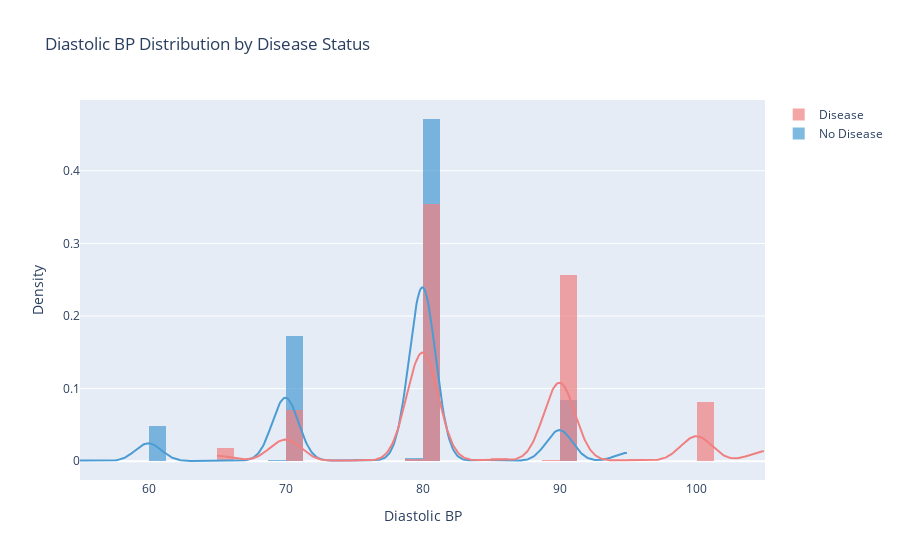

Source (notebook cell):
### Code cell
d0 = df.loc[df['cardio']==0, 'ap_lo'].dropna()
d1 = df.loc[df['cardio']==1, 'ap_lo'].dropna()

fig = ff.create_distplot([d0, d1], group_labels=["No Disease","Disease"],colors=["#4B9CD3","#F08080"],bin_size=(df['ap_lo'].max()-df['ap_lo'].min())/40,show_hist=True, show_rug=False)
fig.update_layout(title="Diastolic BP Distribution by Disease Status")
fig.update_xaxes(title="Diastolic BP")
fig.update_yaxes(title="Density")
fig.show()

### Figure 1 — Plotly figure (JSON) as saved in the notebook; plotly's stock layout.template omitted (floating-point values rounded to 4 significant figures; data arrays with more than 128 entries replaced by an {"elided": "..."} marker saying what was removed)
{"data": [{"autobinx": false, "histnorm": "probability density", "legendgroup": "No Disease", "marker": {"color": "#4B9CD3"}, "name": "No Disease", "opacity": 0.7, "type": "histogram", "x": {"elided": "34948 int values"}, "xaxis": "x", "xbins": {"end": 95, "size": 1.25, "start": 55}, "yaxis": "y"}, {"autobinx": false, "histnorm": "probability density", "legendgroup": "Disease", "marker": {"color": "#F08080"}, "name": "Disease", "opacity": 0.7, "type": "histogram", "x": {"elided": "34859 int values"}, "xaxis": "x", "xbins": {"end": 105, "size": 1.25, "start": 65}, "yaxis": "y"}, {"legendgroup": "No Disease", "marker": {"color": "#4B9CD3"}, "mode": "lines", "name": "No Disease", "showlegend": false, "type": "scatter", "x": {"elided": "500 float values"}, "xaxis": "x", "y": {"elided": "500 float values"}, "yaxis": "y"}, {"legendgroup": "Disease", "marker": {"color": "#F08080"}, "mode": "lines", "name": "Disease", "showlegend": false, "type": "scatter", "x": {"elided": "500 float values"}, "xaxis": "x", "y": {"elided": "500 float values"}, "yaxis": "y"}], "layout": {"barmode": "overlay", "hovermode": "closest", "legend": {"traceorder": "reversed"}, "title": {"text": "Diastolic BP Distribution by Disease Status"}, "xaxis": {"anchor": "y2", "domain": [0, 1], "title": {"text": "Diastolic BP"}, "zeroline": false}, "yaxis": {"anchor": "free", "domain": [0, 1], "position": 0, "title": {"text": "Density"}}}}
